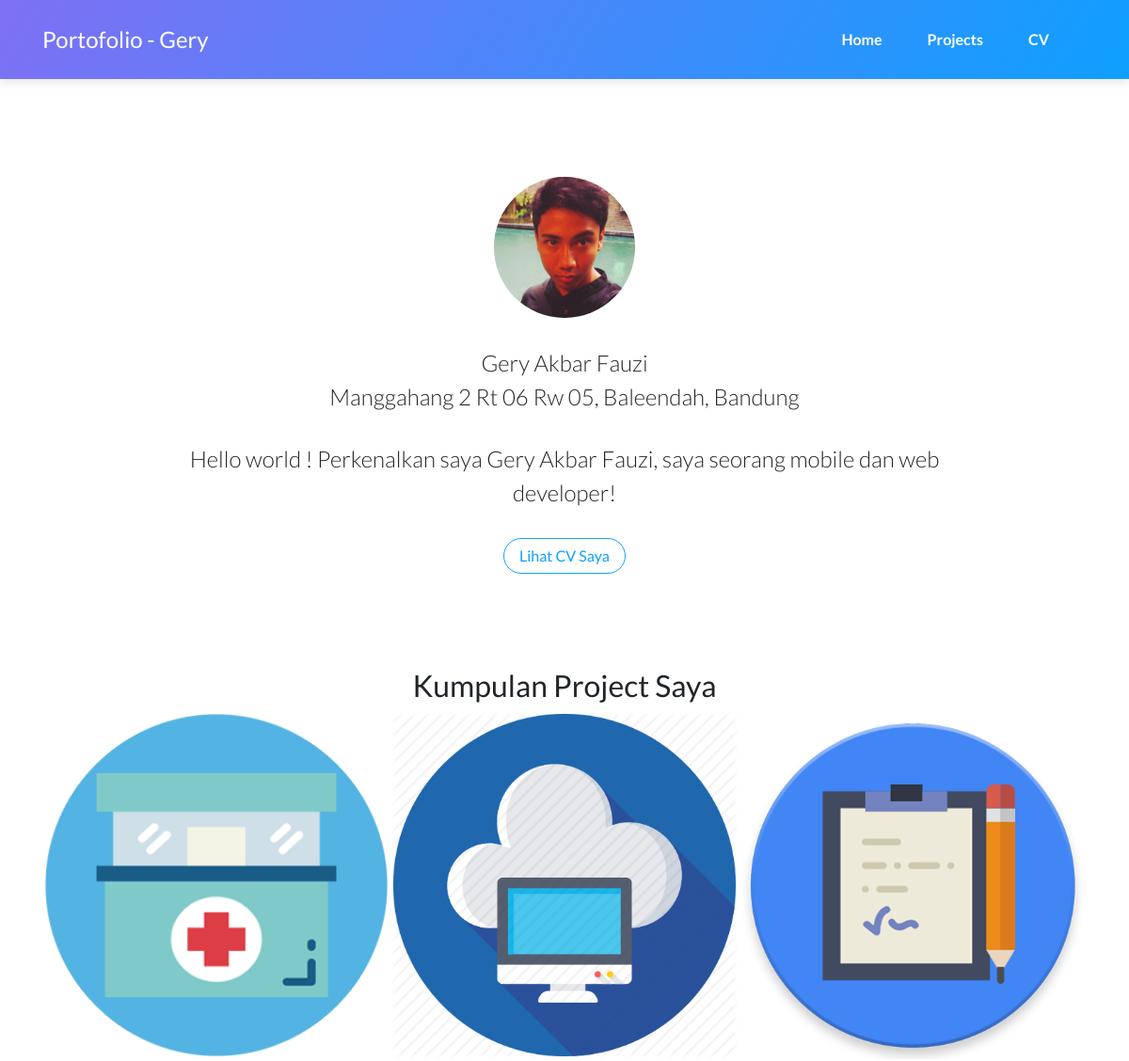
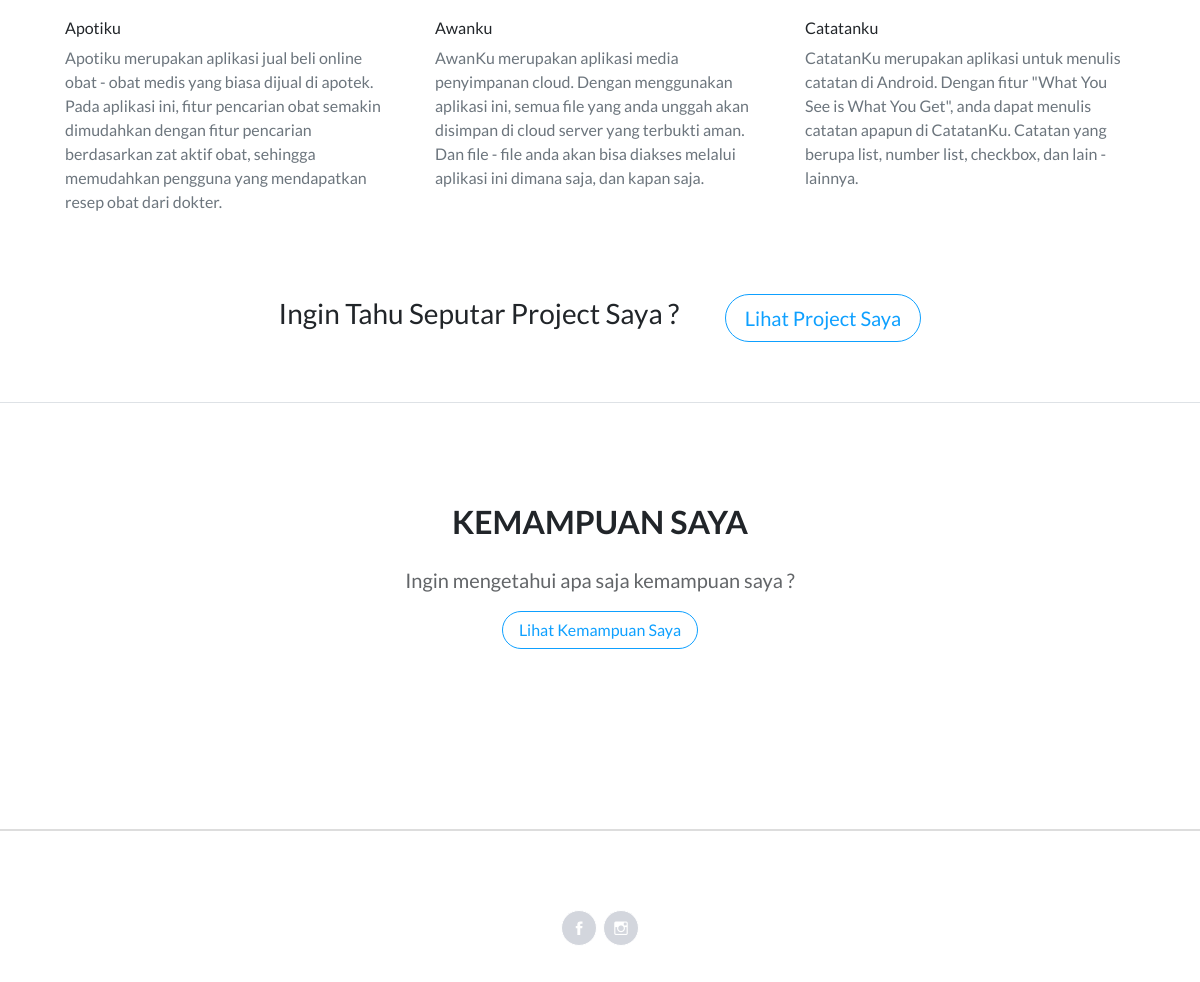
The page / on the database its author committed (2 pictures, top to bottom).
### tables this page shows
CREATE TABLE `identitas` (
  `nama` varchar(25) NOT NULL,
  `ttl` varchar(50) NOT NULL,
  `alamat` varchar(50) NOT NULL,
  `introduction` varchar(100) NOT NULL
);

CREATE TABLE `project` (
  `id` int(11) NOT NULL,
  `nama` varchar(25) NOT NULL,
  `detail` text NOT NULL,
  `gambar` varchar(100) NOT NULL
);

### application/controllers/Home.php (called while the page is built, shortened)
<?php
class Home extends CI_Controller
{
	function __construct()
	{
		$this->load->model('i_data');
	}
	public function index()
	{
		$data['judul'] = 'Gery - Home';
		$data['project'] = $this->i_data->getProject()->result();
		$data['identitas'] = $this->i_data->getIdentitas()->result();
		$this->load->helper('html', 'url');
		$this->load->view('home', $data);
	}
}

### index.php (called while the page is built, shortened)
<?php
require_once BASEPATH.'core/CodeIgniter.php';

### application/models/identitas_models.php (called while the page is built, shortened)
<?php
class Identitas_models extends CI_Model
{
	public function getIdentitas()
	{
		return $this->db->get('identitas', 1);
	}
	public function getProject()
	{
		return $this->db->get('project', 3);
	}
}

### application/views/home.php (the view)
<!DOCTYPE html>
<html>
<?php $this->load->view('head.php', $judul) ?>
<body>
<?php $this->load->view('navbar.php') ?>
<main class="page lanidng-page">
	<section class="portfolio-block block-intro">
		<div class="container">
			<div class="avatar"
				 style="background-image:url(&quot;<?php echo base_url() ?>assets/img/avatars/avatar.jpg&quot;);"></div>
			<div class="about-me">
				<?php
				foreach ($identitas as $data) {
					?>
					<center><p><?php echo $data->nama; ?><br>
							<?php echo $data->alamat; ?></p></center>
					<?php
				}
				?>
				<p><?php echo $data->introduction ?></p><a class="btn btn-outline-primary"
														   role="button" href="<?php echo site_url('/cv/index/') ?>">Lihat
					CV
					Saya</a></div>
		</div>
	</section>
	<section class="portfolio-block photography">
		<div class="container">
			<div class="d-flex justify-content-center align-items-center content">
				<h2>Kumpulan Project Saya</h2>
			</div>
			<div class="row no-gutters">
				<?php
				foreach ($project as $dp) {
					echo "  <div class=\"col-md-6 col-lg-4\">
 <div class=\"card border-0\"><img class=\"card-img-top scale-on-hover\" src=\"" . base_url() . $dp->gambar . "\" alt=\"Card Image\"></a>
                            <div class=\"card-body\">
                                <h6>" . $dp->nama . "</a></h6>
                                <p class=\"text-muted card-text\">" . $dp->detail . "</p>
                            </div>
                        </div>
                        </div>";
				}
				?>
			</div>
		</div>
	</section>
	<section class="portfolio-block call-to-action border-bottom">
		<div class="container">
			<div class="d-flex justify-content-center align-items-center content">
				<h3>Ingin Tahu Seputar Project Saya ?&nbsp;</h3>
				<a href="<?php echo site_url('/project/index/') ?>">
					<button class="btn btn-outline-primary btn-lg" type="button">Lihat Project Saya</button>
				</a>
			</div>
		</div>
	</section>
	<section class="portfolio-block skills">
		<div class="container">
			<div class="heading">
				<h2>Kemampuan saya</h2>
				<div class="about-me" style="padding-top: 16px;">
					<p style="padding-bottom: 16px;font-size: 20px;">Ingin mengetahui apa saja kemampuan saya ?</p><a
							class="btn btn-outline-primary" role="button" href="<?php echo site_url('/cv/index/') ?>">Lihat Kemampuan Saya</a></div>
			</div>
		</div>
	</section>
</main>
<?php $this->load->view('footer.php') ?>
</body>
</html>

### application/views/head.php (shortened to what this page needs)
<head>
	<link rel="stylesheet" href="<?php echo base_url()?>assets/bootstrap/css/bootstrap.min.css">
	<link rel="stylesheet" href="<?php echo base_url()?>assets/fonts/ionicons.min.css">
	<link rel="stylesheet" href="https://cdnjs.cloudflare.com/ajax/libs/pikaday/1.6.1/css/pikaday.min.css">
</head>

### application/views/navbar.php (shortened to what this page needs)
<nav class="navbar navbar-dark navbar-expand-lg fixed-top bg-white portfolio-navbar gradient"
	 style="background-color: #2980b9;">
	<div class="container"><a class="navbar-brand logo" href="<?php echo site_url('/home/index/') ?>">Portofolio -
			Gery</a>
		<div class="collapse navbar-collapse"
			 id="navbarNav">
			<ul class="nav navbar-nav ml-auto">
				<li class="nav-item" role="presentation"><a class="nav-link active"
															href="<?php echo site_url('/home/index/') ?>">Home</a></li>
				<li class="nav-item" role="presentation"><a class="nav-link"
															href="<?php echo site_url('/project/index/') ?>">Projects</a>
				</li>
				<li class="nav-item" role="presentation"><a class="nav-link"
															href="<?php echo site_url('/cv/index/') ?>">CV</a></li>
			</ul>
		</div>
	</div>
</nav>

### application/views/footer.php (shortened to what this page needs)
<footer class="page-footer">
	<div class="container">
		<div class="social-icons"><a href="https://www.facebook.com/gery.a.fauzi/"><i
						class="icon ion-social-facebook"></i></a><a
					href="https://www.instagram.com/ini.geriya/?hl=id"><i class="icon ion-social-instagram-outline"></i></a>
		</div>
	</div>
</footer>

### rows shown on the page
identitas: nama "Gery Akbar Fauzi", alamat "Manggahang 2 Rt 06 Rw 05, Baleendah, Bandung", introduction "Hello world ! Perkenalkan saya Gery Akbar Fauzi, saya seorang mobile dan web developer!"
project: gambar (picture), nama "Apotiku", detail "Apotiku merupakan aplikasi jual beli online obat - obat medis yang biasa dijual di apotek. Pada aplikasi ini, fitur pencarian obat semakin dimudahkan dengan fitur pencarian berdasarkan zat aktif obat, sehingga memudahkan pengguna yang mendapatkan resep obat dari dokter."
project: gambar (picture), nama "Awanku", detail "AwanKu merupakan aplikasi media penyimpanan cloud. Dengan menggunakan aplikasi ini, semua file yang anda unggah akan disimpan di cloud server yang terbukti aman. Dan file - file anda akan bisa diakses melalui aplikasi ini dimana saja, dan kapan saja."
project: gambar (picture), nama "Catatanku", detail "CatatanKu merupakan aplikasi untuk menulis catatan di Android. Dengan fitur \"What You See is What You Get\", anda dapat menulis catatan apapun di CatatanKu. Catatan yang berupa list, number list, checkbox, dan lain - lainnya."
